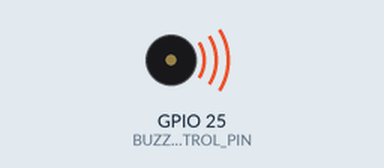
This sketch was run on a simulated ESP32. Shown: buzzer (waves = sounding, pin HIGH). What the sketch prints to the serial monitor is not drawn.

Above: at 2.2 s.
Timing chart, 0 to 6.6 s (numbered marks = the images above):
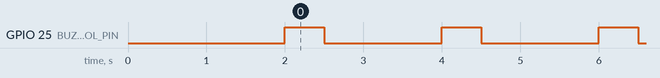

The sketch:

buzzer_output_test.ino
```cpp
constexpr uint8_t BUZZER_CONTROL_PIN = 25;

void setup() {
  pinMode(BUZZER_CONTROL_PIN, OUTPUT);

  // The transistor is disabled with a LOW output.
  digitalWrite(BUZZER_CONTROL_PIN, LOW);

  Serial.begin(115200);
  delay(2000);

  Serial.println();
  Serial.println("Transistor buzzer test started.");
}

void loop() {
  digitalWrite(BUZZER_CONTROL_PIN, HIGH);
  Serial.println("Buzzer ON");
  delay(500);

  digitalWrite(BUZZER_CONTROL_PIN, LOW);
  Serial.println("Buzzer OFF");
  delay(1500);
}
```

Measured:
- by itself, GPIO 25 (BUZZER_CONTROL_PIN): alternates HIGH for 0.50 s and LOW for 1.5 s
